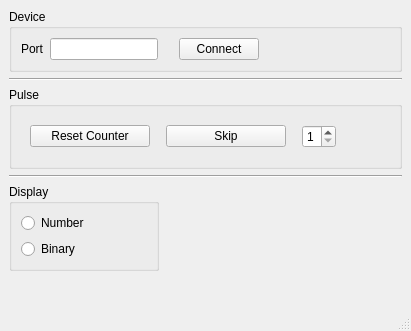
<?xml version="1.0" encoding="UTF-8"?>
<ui version="4.0">
 <class>MainWindow</class>
 <widget class="QMainWindow" name="MainWindow">
  <property name="geometry">
   <rect>
    <x>0</x>
    <y>0</y>
    <width>411</width>
    <height>331</height>
   </rect>
  </property>
  <property name="minimumSize">
   <size>
    <width>0</width>
    <height>0</height>
   </size>
  </property>
  <property name="maximumSize">
   <size>
    <width>16777215</width>
    <height>16777215</height>
   </size>
  </property>
  <property name="windowTitle">
   <string>Pulse Skipper</string>
  </property>
  <widget class="QWidget" name="centralwidget">
   <layout class="QVBoxLayout" name="verticalLayout_3">
    <item>
     <widget class="QGroupBox" name="deviceGroupBox">
      <property name="title">
       <string>Device</string>
      </property>
      <layout class="QHBoxLayout" name="horizontalLayout">
       <item>
        <widget class="QLabel" name="label">
         <property name="text">
          <string>Port</string>
         </property>
        </widget>
       </item>
       <item>
        <widget class="QLineEdit" name="portLineEdit">
         <property name="sizePolicy">
          <sizepolicy hsizetype="Fixed" vsizetype="Fixed">
           <horstretch>0</horstretch>
           <verstretch>0</verstretch>
          </sizepolicy>
         </property>
        </widget>
       </item>
       <item>
        <spacer name="horizontalSpacer_2">
         <property name="orientation">
          <enum>Qt::Horizontal</enum>
         </property>
         <property name="sizeType">
          <enum>QSizePolicy::Fixed</enum>
         </property>
         <property name="sizeHint" stdset="0">
          <size>
           <width>15</width>
           <height>20</height>
          </size>
         </property>
        </spacer>
       </item>
       <item>
        <widget class="QPushButton" name="connectPushButton">
         <property name="text">
          <string>Connect</string>
         </property>
        </widget>
       </item>
       <item>
        <spacer name="horizontalSpacer">
         <property name="orientation">
          <enum>Qt::Horizontal</enum>
         </property>
         <property name="sizeHint" stdset="0">
          <size>
           <width>189</width>
           <height>20</height>
          </size>
         </property>
        </spacer>
       </item>
      </layout>
     </widget>
    </item>
    <item>
     <widget class="Line" name="line_2">
      <property name="orientation">
       <enum>Qt::Horizontal</enum>
      </property>
     </widget>
    </item>
    <item>
     <widget class="QGroupBox" name="pulseGroupBox">
      <property name="sizePolicy">
       <sizepolicy hsizetype="Preferred" vsizetype="Preferred">
        <horstretch>0</horstretch>
        <verstretch>0</verstretch>
       </sizepolicy>
      </property>
      <property name="minimumSize">
       <size>
        <width>0</width>
        <height>0</height>
       </size>
      </property>
      <property name="title">
       <string>Pulse</string>
      </property>
      <layout class="QVBoxLayout" name="verticalLayout">
       <item>
        <widget class="QWidget" name="widget_2" native="true">
         <property name="sizePolicy">
          <sizepolicy hsizetype="Preferred" vsizetype="Fixed">
           <horstretch>0</horstretch>
           <verstretch>0</verstretch>
          </sizepolicy>
         </property>
         <property name="minimumSize">
          <size>
           <width>0</width>
           <height>0</height>
          </size>
         </property>
         <property name="maximumSize">
          <size>
           <width>16777215</width>
           <height>16777215</height>
          </size>
         </property>
         <layout class="QHBoxLayout" name="horizontalLayout_3">
          <item>
           <widget class="QPushButton" name="resetPushButton">
            <property name="sizePolicy">
             <sizepolicy hsizetype="Fixed" vsizetype="Fixed">
              <horstretch>0</horstretch>
              <verstretch>0</verstretch>
             </sizepolicy>
            </property>
            <property name="minimumSize">
             <size>
              <width>120</width>
              <height>0</height>
             </size>
            </property>
            <property name="maximumSize">
             <size>
              <width>120</width>
              <height>16777215</height>
             </size>
            </property>
            <property name="text">
             <string>Reset Counter</string>
            </property>
           </widget>
          </item>
          <item>
           <spacer name="horizontalSpacer_4">
            <property name="orientation">
             <enum>Qt::Horizontal</enum>
            </property>
            <property name="sizeType">
             <enum>QSizePolicy::Fixed</enum>
            </property>
            <property name="sizeHint" stdset="0">
             <size>
              <width>10</width>
              <height>20</height>
             </size>
            </property>
           </spacer>
          </item>
          <item>
           <widget class="QPushButton" name="skipPushButton">
            <property name="sizePolicy">
             <sizepolicy hsizetype="Fixed" vsizetype="Fixed">
              <horstretch>0</horstretch>
              <verstretch>0</verstretch>
             </sizepolicy>
            </property>
            <property name="minimumSize">
             <size>
              <width>120</width>
              <height>0</height>
             </size>
            </property>
            <property name="maximumSize">
             <size>
              <width>120</width>
              <height>16777215</height>
             </size>
            </property>
            <property name="text">
             <string>Skip</string>
            </property>
           </widget>
          </item>
          <item>
           <spacer name="horizontalSpacer_6">
            <property name="orientation">
             <enum>Qt::Horizontal</enum>
            </property>
            <property name="sizeType">
             <enum>QSizePolicy::Fixed</enum>
            </property>
            <property name="sizeHint" stdset="0">
             <size>
              <width>10</width>
              <height>20</height>
             </size>
            </property>
           </spacer>
          </item>
          <item>
           <widget class="QSpinBox" name="skipSpinBox">
            <property name="minimum">
             <number>1</number>
            </property>
            <property name="maximum">
             <number>9</number>
            </property>
           </widget>
          </item>
          <item>
           <spacer name="horizontalSpacer_3">
            <property name="orientation">
             <enum>Qt::Horizontal</enum>
            </property>
            <property name="sizeHint" stdset="0">
             <size>
              <width>40</width>
              <height>20</height>
             </size>
            </property>
           </spacer>
          </item>
         </layout>
        </widget>
       </item>
      </layout>
     </widget>
    </item>
    <item>
     <widget class="Line" name="line">
      <property name="orientation">
       <enum>Qt::Horizontal</enum>
      </property>
     </widget>
    </item>
    <item>
     <widget class="QGroupBox" name="displayGroupBox">
      <property name="sizePolicy">
       <sizepolicy hsizetype="Fixed" vsizetype="Preferred">
        <horstretch>0</horstretch>
        <verstretch>0</verstretch>
       </sizepolicy>
      </property>
      <property name="minimumSize">
       <size>
        <width>150</width>
        <height>0</height>
       </size>
      </property>
      <property name="title">
       <string>Display</string>
      </property>
      <layout class="QVBoxLayout" name="verticalLayout_2">
       <item>
        <widget class="QRadioButton" name="numberRadioButton">
         <property name="text">
          <string>Number</string>
         </property>
        </widget>
       </item>
       <item>
        <widget class="QRadioButton" name="binaryRadioButton">
         <property name="text">
          <string>Binary</string>
         </property>
        </widget>
       </item>
      </layout>
     </widget>
    </item>
    <item>
     <spacer name="verticalSpacer">
      <property name="orientation">
       <enum>Qt::Vertical</enum>
      </property>
      <property name="sizeHint" stdset="0">
       <size>
        <width>20</width>
        <height>54</height>
       </size>
      </property>
     </spacer>
    </item>
   </layout>
  </widget>
  <widget class="QMenuBar" name="menubar">
   <property name="geometry">
    <rect>
     <x>0</x>
     <y>0</y>
     <width>411</width>
     <height>25</height>
    </rect>
   </property>
  </widget>
  <widget class="QStatusBar" name="statusbar"/>
 </widget>
 <resources/>
 <connections/>
</ui>
